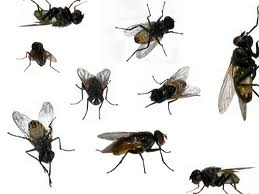
#> input picture images/flies.jpg, 259 x 194 px
$ python detector.py
#> lines starting #> are read from the running program, lines starting #| are printed output that depends on the picture; after the words box and inside, x2 and y2 are one past the last pixel; in counts of white or black regions, pixels touching at a corner belong together
import cv2 as cv
import numpy as np
#from matplotlib import pyplot as plt
import time
import argparse
import traceback

#####################################################################################
# Constants
#####################################################################################

#allows to run on a computer without cam
DEFAULT_TARGET = cv.imread("images/flies.jpg")
#> DEFAULT_TARGET is the input picture: shape (194, 259, 3); mean B, G, R 217.2, 219.2, 220.1

#opencv output
WINDOW_DIMS = (1500, 200)

#detection pipeline constants
WHITE_RGB = np.array([255, 255, 255], dtype=np.uint8)
DISTANCE_THRESHOLD = 50 #maximum distance beetween each rgb component and the mean of the three
GRAYSCALE_THRESHOLD = 50 #maximum brightness allowed
RESIZE_FACTOR = 50 #resize value in pixels
LOW_PASS_FILTER_KERNEL_DIMS = (4, 4) #size of the kernel matrix
BLOBS_SIZES_BOUNDS = (7, 100) #bounds on the blob sizes
SUBSET_IMG_SIDE_LENGTH = None #side of a subset square in the image (in pixels) if None does not have effect

#for the blob detection
BLOB_DETECTOR_PARAMS = cv.SimpleBlobDetector_Params()
BLOB_DETECTOR_PARAMS.filterByConvexity = False
BLOB_DETECTOR_PARAMS.filterByCircularity = False
BLOB_DETECTOR_PARAMS.filterByInertia = False
BLOB_DETECTOR_PARAMS.filterByArea = True
BLOB_DETECTOR_PARAMS.minArea = BLOBS_SIZES_BOUNDS[0]
BLOB_DETECTOR_PARAMS.maxArea = BLOBS_SIZES_BOUNDS[1]

#for the motors
SERVO_PIN = 18
TURBINE_PIN = 17

SERVO_OPENING_ANGLE = 90
SERVO_CLOSING_ANGLE = 10
VORTEX_DURATION = 2

#utils
EXIT_KEY = 'q'
VIDEO_SOURCE_INDEX = -1


#####################################################################################
# Program arguments
#####################################################################################

parser = argparse.ArgumentParser(description='Select behavior')
parser.add_argument('--continous', help='continous mode, automatically using the cam', action='store_true')
parser.add_argument('--cam', help='if flag set we try to use the cam', action='store_true')
parser.add_argument('--disable_motors', help='run detection without motors', action='store_true')
args, _ = parser.parse_known_args()

#behavioral constants
CONTINOUS_MODE = args.continous
CAM_MODE = args.cam
SILENT_MODE = args.disable_motors

print(SILENT_MODE)

if (CONTINOUS_MODE):
    CAM_MODE = True
    print("--> continous mode enabled, therefore using the cam")
else:
    print("--> continous mode disabled")

if (CAM_MODE):
    try:
        video_stream = cv.VideoCapture(VIDEO_SOURCE_INDEX)
        video_stream.set(cv.CAP_PROP_BUFFERSIZE, 1)
        print("--> using cam")
    except:
        print("--> failed to open the cam, fallback on using the default image")
        CAM_MODE = False
else:
    video_stream = None
    print("--> not using cam")

"""
return the current rgb image, if not using cam, will return always the same image.
We are adding this level of indirection to allow using this program without a cam.
"""
def get_image_rgb():
    if (CAM_MODE):
        was_captured, frame = video_stream.read()
        assert(was_captured)
        return frame
    else:
        return DEFAULT_TARGET

#####################################################################################
# Motors part
#####################################################################################

#Becoming "pi" agnostic, if pigpio is missing we are on desktop testing and we mock the
#motors
PIGPIO_MISSING = False
DETECTION_FLOOD_DURATION = 2

MIN_PWM = 500
MAX_PWM = 2500

last_detection_time = 0
PI = None

try:
    import pigpio
except ImportError:
    print("pigpio module is missing, use mock motors")
    PIGPIO_MISSING = True

"""init the motors of the board"""
def init_motors():
	global PI
	print("----> init motors")
	if (PIGPIO_MISSING or SILENT_MODE):
		return
	print("effectively initializing motors")
	PI = pigpio.pi()
	PI.set_mode(SERVO_PIN, pigpio.OUTPUT)
	PI.set_mode(TURBINE_PIN, pigpio.OUTPUT)

def clean_motors():
	global PI
	print("----> clean motors")
	if (PIGPIO_MISSING or SILENT_MODE):
		return
	PI.stop()

"""convert an angle from [0, 180] degrees to the range [1000, 2000] ms"""
def angle_to_pulse_width(angle):
    assert(angle >= 5 and angle <= 175) #just to stay safe
    angle_norm = angle / 180.0
    pwm_range = MAX_PWM - MIN_PWM
    return pwm_range * angle_norm + MIN_PWM

"""set the target angle of the servo"""
def set_servo_angle(angle):
	global PI
	print("----> servo angle target = ", angle)
	if (PIGPIO_MISSING or SILENT_MODE):
		return
	PI.set_servo_pulsewidth(SERVO_PIN, angle_to_pulse_width(angle))

"""set the motor on or off"""
def set_motor(state):
	global PI
	if (state):
		print("----> motor on")
	else:
		print("----> motor off")
	if (PIGPIO_MISSING or SILENT_MODE):
		return
	PI.write(TURBINE_PIN, state)

def fly_catch_sketch():

    global last_detection_time

    if (SILENT_MODE):
        return

    if (time.time() - last_detection_time < DETECTION_FLOOD_DURATION):
        return

    last_detection_time = time.time()

    print("--> vortex on !")
    set_servo_angle(SERVO_OPENING_ANGLE)
    set_motor(0)
    time.sleep(VORTEX_DURATION)
    set_servo_angle(SERVO_CLOSING_ANGLE)
    set_motor(1)
    print("--> vortex off !")

#####################################################################################
# Detection part
#####################################################################################

"""
this method takes a vector of rgb components @rgb_vec and
replace it with @replace if the average absolute difference
with each component regarding the average of the components
exceeds the threshold. In other word, this function aim to
replace the vector by another if the pixel is not as grayscaled
as we want
"""
def compute_avg_diff_comp(rgb_vec, replace, thresh):
    assert(rgb_vec.shape[0] == 3)
    mean = np.mean(rgb_vec)
    sub = np.abs(rgb_vec - mean)
    sub_mean = np.max(sub)
    if (sub_mean < thresh):
        return rgb_vec
    else:
        return replace

"""
this methods takes an image and filter it with @compute_avg_diff_comp
the resulting image is an image where the pixels not satisfying the threshod
are full white.
"""
def filter_threshold_colored_pixels(img):
    global WHITE_RGB
    global DISTANCE_THRESHOLD
    result = []
    for i in range(0, len(img)):
        for j in range(0, len(img[0])):
            rgb_vec = img[i][j]
            result.append(compute_avg_diff_comp(rgb_vec, WHITE_RGB, DISTANCE_THRESHOLD))
    result = np.asarray(result, dtype=np.uint8)
    result = result.reshape((img.shape[0], img.shape[1], img.shape[2]))
    return result


"""
convert an rgb numpy array to a grayscale numpy array
the type must be uint8 for each component
"""
def convert_rgb_to_grayscale(img):
    return cv.cvtColor(img, cv.COLOR_RGB2GRAY)

"""
convert permute all the red and blue channels of an image.
This is needed for opencv
"""
def convert_bgr_to_rgb(img):
    return cv.cvtColor(img, cv.COLOR_BGR2RGB)

"""
given a grayscale image, set the pixel having
brightness greater than threshold to white
"""
def filter_threshold_binary_grayscale_to_white(img):
    global GRAYSCALE_THRESHOLD
    img[img > GRAYSCALE_THRESHOLD] = 255
    return img

"""
set all non white pixels to black
"""
def filter_threshold_binary_non_white_to_black(img):
    img[img != 255] = 0
    return img

"""
this function resize the image by a RESIZE_FACTOR
"""
def resize_img(img):
    global RESIZE_FACTOR
    width = img.shape[1]
    height = img.shape[0]
    max_dim = max(width, height)
    width_adjusted = int((width / max_dim) * RESIZE_FACTOR)
    height_adjusted = int((height / max_dim) * RESIZE_FACTOR)
    dim_adjuted = (width_adjusted, height_adjusted)
    resized = cv.resize(img, dim_adjuted, interpolation = cv.INTER_AREA)
    return resized

"""
This functions apply a low pass filter kernel to the image
"""
def filter_low_pass_img(img):
    global LOW_PASS_FILTER_KERNEL_DIMS
    return cv.blur(img, LOW_PASS_FILTER_KERNEL_DIMS)

"""
find all the blobs in the image and highlight them.
We also return a list of the blob sizes
"""
def find_blobs(img):
    global BLOB_DETECTOR_PARAMS
    detector = cv.SimpleBlobDetector_create(BLOB_DETECTOR_PARAMS)
    keypoints = detector.detect(img)
    blobs_sizes = []
    for k in keypoints:
        blobs_sizes.append(k.size)
    blobs_sizes = np.array(blobs_sizes)
    return cv.drawKeypoints(img, keypoints, np.array([]), (0,0,255), cv.DRAW_MATCHES_FLAGS_DRAW_RICH_KEYPOINTS), blobs_sizes

"""
set all boarders pixels of the image to the value given as argument
"""
def set_image_boarders(img, value):
    assert(value >= 0 and value <= 255)
    w = img.shape[1]
    h = img.shape[0]
    img[0, :, ] = value
    img[h - 1, :, ] = value
    img[:, 0, ] = value
    img[:, w - 1, ] = value
    return img

"""
this function removes any external layer of pixel in the border of the
image. This is helpful for the blob detection part.
"""
def set_boarders_white(img):
    return set_image_boarders(img, 255)


def set_boarders_black(img):
    return set_image_boarders(img, 0)

"""
returns a square subset of the image
"""
# [11 lines left out: function get_img_centered_square_subset, not called in this run]

"""
preproessing pipeline:

1. we resize the image
    This allows us to remove a bit of noise and to allows more efficient calculations
2. We filter the colored objects to white
    Since a fly is gray to black we want to get rid of all the colored pixels in the image
3. We convert the resulting image to grayscale because now all three components are almost equal
4. We filter pixels by their brightness since a fly is dark
5. We filter all non white pixels to black because each non white pixel at this point is a good
    candidate for belonging to a fly
6. We blur the image to remove high frequency data occuring
7. We filter again all non white pixel to black, this enlight area of interest
"""

pipeline = [
    (resize_img, "resized"),
    (filter_threshold_colored_pixels, "filter colored pixel"),
    (convert_rgb_to_grayscale, "convert to grayscale"),
    (filter_threshold_binary_grayscale_to_white, "threshold brightness"),
    (filter_threshold_binary_non_white_to_black, "set non white to black"),
    (filter_low_pass_img, "low pass filter"),
    (filter_threshold_binary_non_white_to_black, "set non white to black again"),
    (set_boarders_white, "remove external pixel line")
]


"""
pipeline processing the image in order to prepare it to be detected
this function should only be used in a python notebook
"""
# [31 lines left out: function preprocessing_pipeline_matplotlib, not called in this run]


"""returns an image with all the pipeline"""
def pipeline_opencv(img):
    images = []
    pipeline_result_img = None

    for i in range(0, len(pipeline)):
        pipeline_step = pipeline[i]
        func = pipeline_step[0]
        img = func(img)

        if (i == len(pipeline) - 1):
            pipeline_result_img = img

        img_cpy_black_boarders = set_boarders_black(img.copy())
        #if the output is colored or not
        if (len(img.shape) == 3):
            assert(img.shape[2] == 3)
            images.append(img_cpy_black_boarders)
        else:
            images.append(cv.cvtColor(img_cpy_black_boarders, cv.COLOR_GRAY2BGR))
#> this loop made 8 passes
#> pass 1, in resize_img, `resized = cv.resize(img, dim_adjuted, interpolation = cv.INTER_AREA)`:
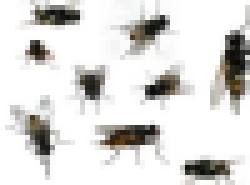
#> resized: shape (37, 50, 3) (shown 5 times larger); mean B, G, R 217.2, 219.2, 220.1
#> after the loop:
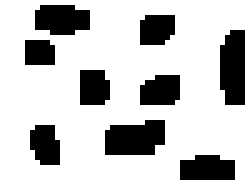
#> img: shape (37, 50) (shown 5 times larger); 76.6% white; 9 black regions, largest, box (x1, y1, x2, y2) and area: (21, 24, 33, 31) 71, (44, 6, 49, 21) 68, (7, 1, 18, 7) 56
#> after the loop:
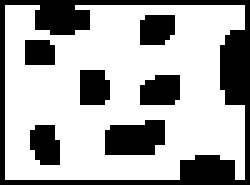
#> img_cpy_black_boarders: shape (37, 50) (shown 5 times larger); 67.4% white; 7 black regions, largest, box (x1, y1, x2, y2) and area: (0, 0, 50, 37) 343, (21, 24, 33, 31) 71, (28, 15, 36, 21) 43
#> after the loop, images = 8 items

    assert(pipeline_result_img is not None)
    detection_image, blob_sizes = find_blobs(pipeline_result_img)
#> in find_blobs, `keypoints = detector.detect(img)`: keypoints = 8 keypoints; (x, y, size): (27, 27, 10.9), (46, 13, 10.7), (41, 33, 9.2), (32, 18, 8.6), (9, 28, 8.4), (18, 17, 8.1), (31, 5, 7.8), (10, 7, 7)
#> the loop in find_blobs, `for k in keypoints:` made 8 passes
#> k on passes 1 to 8: keypoint at (41, 33.3), size 9.2, keypoint at (8.6, 28.5), size 8.4, keypoint at (26.5, 27.2), size 10.9, keypoint at (31.7, 17.7), size 8.6, keypoint at (18.3, 17), size 8.1, keypoint at (9.6, 6.9), size 7, keypoint at (46.2, 13.1), size 10.7, keypoint at (30.9, 5.4), size 7.8
#> after the loop in find_blobs, `for k in keypoints:`: blobs_sizes = [9.19, 8.42, 10.92, 8.56, 8.07, 7.03, 10.71, 7.82]
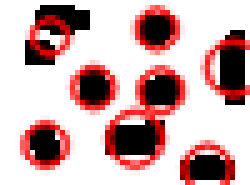
#> detection_image: shape (37, 50, 3) (shown 5 times larger); mean of channels 0, 1, 2 171.8, 171.8, 206.5; drawn as B, G, R
#> blob_sizes = [9.19, 8.42, 10.92, 8.56, 8.07, 7.03, 10.71, 7.82]
    images.append(set_boarders_black(detection_image))
#> in set_image_boarders (call 10), `img[h - 1, :, ] = value`: img: shape (37, 50, 3); mean of channels 0, 1, 2 158.5, 158.5, 192.7
#> in set_image_boarders (call 10), `img[:, 0, ] = value`:
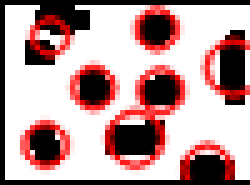
#> img: shape (37, 50, 3) (shown 5 times larger); mean of channels 0, 1, 2 153.6, 153.6, 187.9; drawn as B, G, R
#> in set_image_boarders (call 10), `img[:, w - 1, ] = value`:
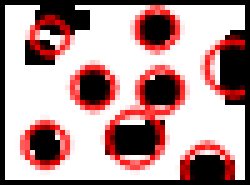
#> img: shape (37, 50, 3) (shown 5 times larger); 1.89% of pixels changed, all inside (x1, y1, x2, y2) = (49, 1, 50, 36); drawn as B, G, R

    return blob_sizes, np.concatenate(images, axis=1)

#####################################################################################
# Main loop
#####################################################################################

exit_requested = False
error = False

cv.namedWindow('result', cv.WINDOW_NORMAL)
cv.resizeWindow('result', WINDOW_DIMS[0], WINDOW_DIMS[1])
init_motors()
set_servo_angle(SERVO_CLOSING_ANGLE)
set_motor(1)

try:
    while (not exit_requested):

        img = get_image_rgb()
        starting_time = round(time.time() * 1000)

        if (SUBSET_IMG_SIDE_LENGTH is not None):
            img = get_img_centered_square_subset(img, SUBSET_IMG_SIDE_LENGTH)

        blob_sizes, res = pipeline_opencv(img)
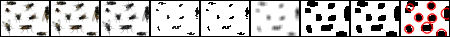
#> res: shape (37, 450, 3); mean B, G, R 192.2, 192.6, 196.6
#> blob_sizes = [9.19, 8.42, 10.92, 8.56, 8.07, 7.03, 10.71, 7.82]
        print("t = ", str(round(time.time() * 1000) - starting_time), " ms, n_blobs = ", len(blob_sizes))

        cv.imshow('result', res)

        #threshold detection if we allowed the motors to work and if we detected at least one blob
        if (len(blob_sizes) > 0):
            fly_catch_sketch()

        key = cv.waitKey(1) & 0xFF
#> (key Esc is pressed here)
        if (key == ord(EXIT_KEY) or not CONTINOUS_MODE):
            exit_requested = True

except:
    #to ensure that we detroy the opencv window on problem
    error = True
    print("program crashed")
    traceback.print_exc()
finally:
    clean_motors()
    if (not CONTINOUS_MODE and not error):
        cv.waitKey()
    cv.destroyAllWindows()

print("--> program ended")
